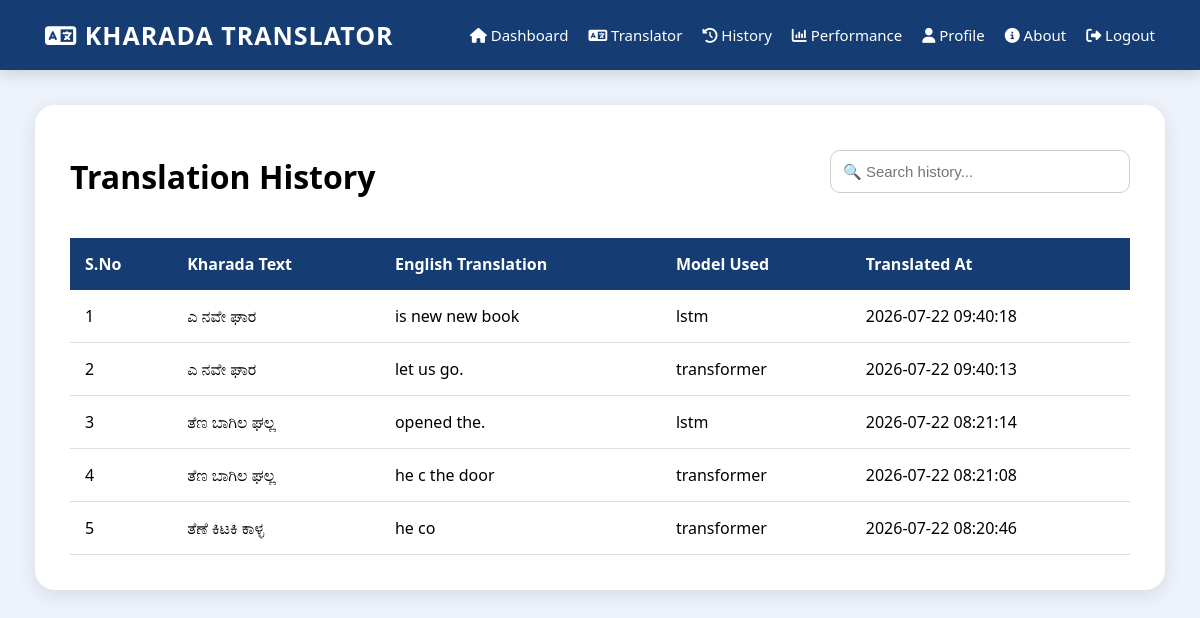
/history (signed in), run on the app's committed database.
### tables this page shows
CREATE TABLE history(
        id INTEGER PRIMARY KEY AUTOINCREMENT,
        username TEXT,
        model TEXT,
        input_text TEXT,
        translation TEXT,
        translated_at TIMESTAMP DEFAULT CURRENT_TIMESTAMP
    );

### app.py (the view)
@app.route("/history")
def history():
    if "user" not in session:
        return redirect(url_for("login"))
    conn = get_db()
    cursor = conn.cursor()
    cursor.execute("""
        SELECT id,
               model,
               input_text,
               translation,
               translated_at
        FROM history
        WHERE username=?
        ORDER BY id DESC
    """, (session["user"],))
    records = cursor.fetchall()
    conn.close()
    return render_template(
        "history.html",
        records=records
    )

### app.py (called while the page is built)
def get_db():
    conn = sqlite3.connect(DATABASE)
    conn.row_factory = sqlite3.Row
    return conn

### templates/history.html (shortened to what this page needs)
{% extends "base.html" %}
{% block content %}
<div class="history-container">
    <div class="history-header">
        <h1>Translation History</h1>
        <input type="text"
               id="historySearch"
               placeholder="🔍 Search history..."
               onkeyup="searchHistory()">
    </div>
    <table id="historyTable">
       <thead>
    <tr>
        <th>S.No</th>
        <th>Kharada Text</th>
        <th>English Translation</th>
        <th>Model Used</th>
        <th>Translated At</th>
    </tr>
</thead>
  <tbody>
{% for row in records %}
<tr>
    <td>{{ loop.index }}</td>
    <td>{{ row[2] }}</td>
    <td>{{ row[3] }}</td>
    <td>{{ row[1] }}</td>
    <td>{{ row[4] }}</td>
</tr>
{% endfor %}
</tbody>
    </table>
</div>
{% endblock %}

### static/css/style.css (style rules this page uses)
* { margin:0; padding:0; box-sizing:border-box; }
body { font-family:Segoe UI,sans-serif; background:#eef3fb; }
input,textarea,select { width:100%; padding:14px; margin-top:10px; margin-bottom:20px; border:1px solid #ddd; border-radius:8px; font-size:15px; outline:none; }
.history-container { background:white; padding:35px; border-radius:20px; box-shadow:0 5px 20px rgba(0,0,0,.1); }
.history-header { display:flex; justify-content:space-between; align-items:center; margin-bottom:25px; }
#historySearch { width:300px; padding:12px; border-radius:10px; border:1px solid #ccc; }
table { width:100%; border-collapse:collapse; margin-top:20px; }
table th { background:#163d73; color:white; padding:15px; text-align:left; }
table td { padding:15px; border-bottom:1px solid #ddd; }

### data on the page
history: input_text "ಎ ನವೇ ಘಾರ", translation "is new new book", model "lstm", translated_at "2026-07-22 09:40:18"
history: input_text "ಎ ನವೇ ಘಾರ", translation "let us go.", model "transformer", translated_at "2026-07-22 09:40:13"
history: input_text "ತೆಣ ಬಾಗಿಲ ಘಲ್ಲ", translation "opened the.", model "lstm", translated_at "2026-07-22 08:21:14"
history: input_text "ತೆಣ ಬಾಗಿಲ ಘಲ್ಲ", translation "he c the door", model "transformer", translated_at "2026-07-22 08:21:08"
history: input_text "ತೆಣೆ ಕಿಟಕಿ ಕಾಳ್ಳ", translation "he co", model "transformer", translated_at "2026-07-22 08:20:46"
